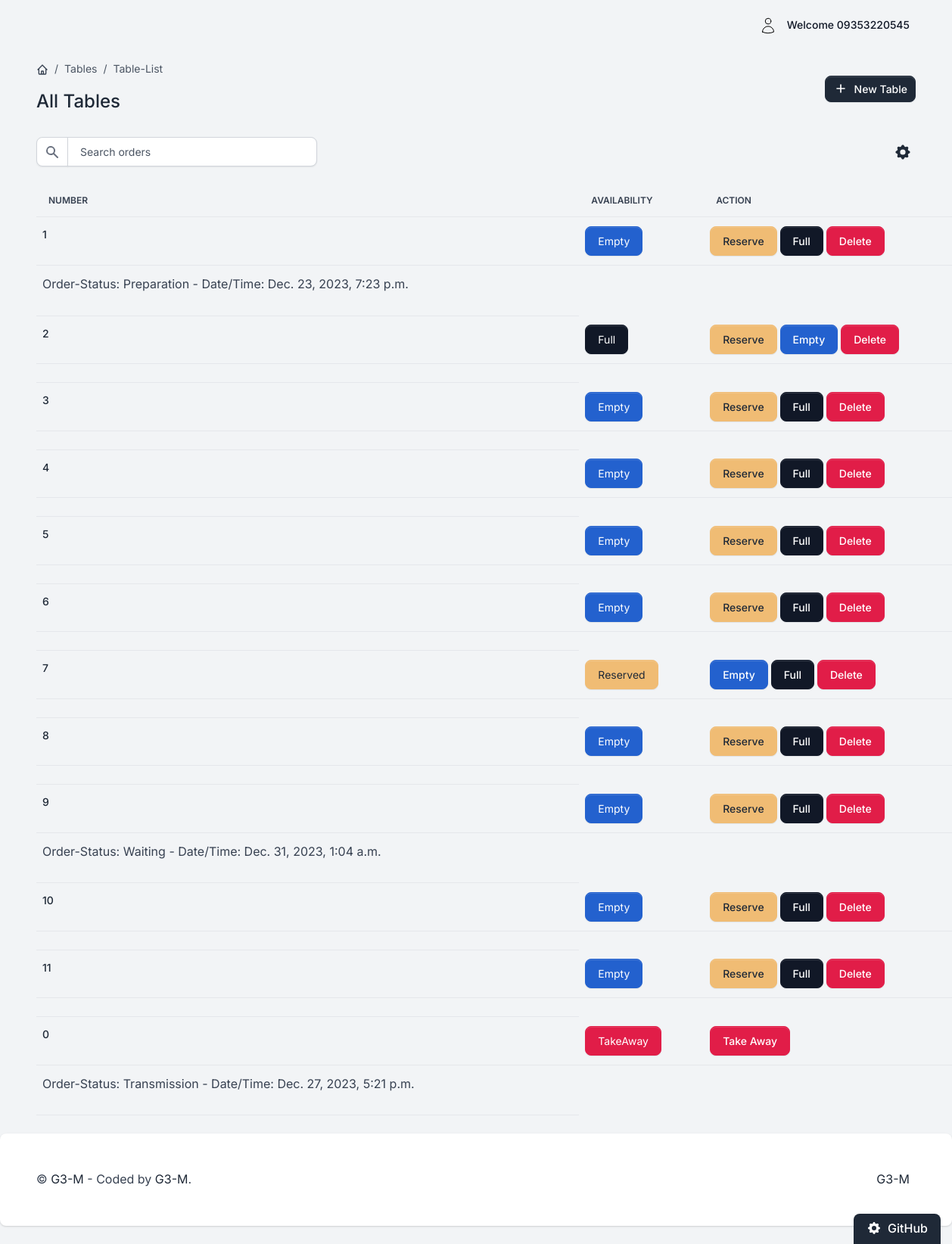
The page /tables/list-table (signed in) on the database its author committed.
### users/models.py (models this page shows)
class User(AbstractBaseUser, PermissionsMixin):
    phone_number = models.CharField(max_length=11, unique=True, validators=[
        RegexValidator(
            regex=r'^09\d{9}$',
            message='Phone number must start with "09" and have 11 digits.',
            code='invalid_phone_number'
        )])
    email = models.EmailField(unique=True)
    password = models.CharField(max_length=128)
    is_active = models.BooleanField(default=True)
    is_staff = models.BooleanField(default=False)
    last_login = models.DateTimeField(auto_now_add=True, verbose_name='last')
    objects = UserManager()
    USERNAME_FIELD = 'phone_number'
    REQUIRED_FIELDS = ['email']
    """django.core.management.base.SystemCheckError: SystemCheckError: System check identified some issues: ERRORS:
    auth.User.groups: (fields.E304) Reverse accessor 'Group.user_set' for 'auth.User.groups' clashes with reverse
    accessor for 'users.User.groups'. HINT: Add or change a related_name argument to the definition for
    'auth.User.groups' or 'users.User.groups'. auth.User.user_permissions: (fields.E304) Reverse accessor
    'Permission.user_set' for 'auth.User.user_permissions' clashes with reverse accessor for
    'users.User.user_permissions'. HINT: Add or change a related_name argument to the definition for
    'auth.User.user_permissions' or 'users.User.user_permissions'. users.User.groups: (fields.E304)
    Reverse accessor 'Group.user_set' for 'users.User.groups' clashes with reverse accessor for
    'auth.User.groups'. HINT: Add or change a related_name argument to the definition for 'users.User.groups'
    or 'auth.User.groups'. users.User.user_permissions: (fields.E304) Reverse accessor 'Permission.user_set'
    for 'users.User.user_permissions' clashes with reverse accessor for 'auth.User.user_permissions'. HINT: Add
    or change a related_name argument to the definition for 'users.User.user_permissions' or
    'auth.User.user_permissions'.


####### for this bug we should make these groups and permissions attr and make custom related_name:
    """

### tables/models.py (models this page shows, shortened)
class Table(BaseModel):
    status_fields = [("R", "Reserved"), ("E", "Empty"), ("F", "Full"), ("T", "TakeAway")]
    number = models.PositiveIntegerField()
    status = models.CharField(max_length=1, choices=status_fields, default='E')

### order/models.py (models this page shows, shortened)
class Order(BaseModel):
    status_fields = [("W", "Waiting"),
                     ("C", "Canceled"),
                     ("P", "Preparation"),
                     ("T", "Transmission"),
                     ("F", "Finished")]
    customer_phone = models.CharField(max_length=100, blank=True, null=True)
    id = models.UUIDField(primary_key=True, default=uuid.uuid4)
    status = models.CharField(max_length=1, choices=status_fields, default='W')
    table = models.ForeignKey(Table, on_delete=models.SET_NULL, null=True, related_name='orders')
    class Meta:
        ordering = ['-created_at']
        indexes = [
            models.Index(fields=['-created_at']),
        ]

### tables/views.py (the view)
# urls.py: path('list-table', views.ListTableView.as_view(), name='list-table'),
class ListTableView(StaffSuperuserRequiredMixin, ListView):
    model = Table
    template_name = 'Reservation_ListTableTemplate.html'
    context_object_name = 'table'
    def get_context_data(self, *, object_list=None, **kwargs):
        context = super().get_context_data(**kwargs)
        context['table_orders'] = {}
        for table_instance in context['table']:
            try:
                order = Order.objects.filter(table=table_instance, status__in=["W", "P", "T"])
                context['table_orders'][table_instance.id] = order
            except Order.DoesNotExist:
                pass
        return context

### core/models.py (called while the page is built)
    def get_queryset(self):
        return super().get_queryset().filter(deleted_at__isnull=True)

### utils.py (called while the page is built)
    def test_func(self):
        return self.request.user.is_staff or self.request.user.is_superuser

### templates/Reservation_ListTableTemplate.html (shortened to what this page needs)
{% extends "base.html" %}
{% block content %}
    <div class="d-flex justify-content-between flex-wrap flex-md-nowrap align-items-center py-4 mx-5">
        <div class="d-block mb-4 mb-md-0">
            <nav aria-label="breadcrumb" class="d-none d-md-inline-block">
                <ol class="breadcrumb breadcrumb-dark breadcrumb-transparent">
                    <li class="breadcrumb-item">
                        <a href="{% url 'core:home' %}">
                        </a>
                    </li>
                    <li class="breadcrumb-item active" aria-current="page">Tables</li>
                    <li class="breadcrumb-item active" aria-current="page">Table-List</li>
                </ol>
            </nav>
            <h2 class="h4">All Tables</h2>
        </div>
        <div class="btn-toolbar mb-2 mb-md-0">
            <a href="{% url 'tables:create-table' %}" class="btn btn-sm btn-gray-800 d-inline-flex align-items-center">
                <svg class="icon icon-xs me-2" fill="none" stroke="currentColor" viewBox="0 0 24 24"
                     xmlns="http://www.w3.org/2000/svg">
                    <path stroke-linecap="round" stroke-linejoin="round" stroke-width="2"
                          d="M12 6v6m0 0v6m0-6h6m-6 0H6"></path>
                </svg>
                New Table
            </a>
        </div>
    </div>
    <div class="table-settings mb-4 mx-5">
        <div class="row align-items-center justify-content-between">
            <div class="col col-md-6 col-lg-3 col-xl-4">
                <div class="input-group me-2 me-lg-3 fmxw-400">
                  <span class="input-group-text">
                  </span>
                    <input type="text" class="form-control" placeholder="Search orders">
                </div>
            </div>
            <div class="col-4 col-md-2 col-xl-1 ps-md-0 text-end">
                <div class="dropdown">
                    <button class="btn btn-link text-dark dropdown-toggle dropdown-toggle-split m-0 p-1"
                            data-bs-toggle="dropdown" aria-haspopup="true" aria-expanded="false">
                    </button>
                </div>
            </div>
        </div>
    </div>
    <td class="card card-body border-0 shadow table-wrapper table-responsive mx-5">
    <table class="table table-hover mx-5">
        <thead>
        <tr>
            <th class="border-gray-200">Number</th>
            <th class="border-gray-200">Availability</th>
            <th class="border-gray-200">Action</th>
        </tr>
        </thead>
        <tbody>
        {% for table_instance in table %}
            <tr>
                <td>
                    <a href="#" class="fw-bold">
                        {{ table_instance.number }}
                    </a>
                </td>
                <td>
                    {% if table_instance.status == 'R' %}
                        <span class="fw-normal btn btn-secondary">{{ table_instance.get_status_display }}</span>
                    {% elif table_instance.status == 'E' %}
                        <span class="fw-normal btn btn-info">{{ table_instance.get_status_display }}</span>
                    {% elif table_instance.status == 'F' %}
                        <span class="fw-normal btn btn-gray-900">{{ table_instance.get_status_display }}</span>
                    {% else %}
                        <span class="fw-normal btn btn-danger">{{ table_instance.get_status_display }}</span>
                    {% endif %}
                </td>
                <td class="flex justify-content-center">
                    <div class="col-4 col-md-2 col-xl-1 ps-md-0 text-end">
                        <div class="">
                            {% if table_instance.status != 'T' %}
                                {% if table_instance.status != 'R' %}
                                    <form action="{% url 'tables:change-table-status' table_instance.pk 'R' %}"
                                          method="post" style="display:inline;">
                                        <button class="btn btn-secondary" type="submit">Reserve</button>
                                    </form>
                                {% endif %}
                                {% if table_instance.status != 'E' %}
                                    <form action="{% url 'tables:change-table-status' table_instance.pk 'E' %}"
                                          method="post" style="display:inline;">
                                        <button class="btn btn-info" type="submit">Empty</button>
                                    </form>
                                {% endif %}
                                {% if table_instance.status != 'F' %}
                                    <form action="{% url 'tables:change-table-status' table_instance.pk 'F' %}"
                                          method="post" style="display:inline;">
                                        <button class="btn btn-gray-900" type="submit">Full</button>
                                    </form>
                                {% endif %}
                                <form action="{% url 'tables:delete-table' table_instance.pk %}" method="post"
                                      style="display:inline;">
                                    <button class="btn btn-danger" type="submit">Delete</button>
                                </form>
                            {% else %}
                                <button class="btn btn-danger" type="submit">Take Away</button>
                            {% endif %}
                        </div>
                    </div>
                </td>
            </tr>
            <tr>
                <td class="flex justify-content-center">
                    <div class="flex col-4 col-md-2 col-xl-1 ps-md-0 text-end">
                        {% for table_id , order in table_orders.items %}
                            {% if table_id == table_instance.id %}
                                {% for orders in order %}
                                    <p>Order-Status: {{ orders.get_status_display }}
                                        - Date/Time: {{ orders.created_at }}</p>
                                {% endfor %}
                            {% endif %}
                        {% endfor %}
                    </div>
            </tr>
        {% endfor %}
        </tbody>
    </table>
{% endblock content %}

### templates/base.html (shortened to what this page needs)
{% load static %}
<!DOCTYPE html>
<html lang="en">
<head>
    <link type="text/css" href="/static/assets/vendor/sweetalert2/dist/sweetalert2.min.css" rel="stylesheet">
    <link type="text/css" href="/static/assets/vendor/notyf/notyf.min.css" rel="stylesheet">
    <link type="text/css" href="/static/assets/css/volt.css" rel="stylesheet">
</head>
<body>
{% if user.is_authenticated %}
    <nav class="navbar navbar-top navbar-expand navbar-dashboard navbar-dark ps-0 pe-2 pb-0">
        <div class="container-fluid px-0 mx-5">
            <div class="d-flex justify-content-between w-100" id="navbarSupportedContent">
                <ul class="navbar-nav align-items-center">
                    <li class="nav-item dropdown ms-lg-3">
                        <a class="nav-link dropdown-toggle pt-1 px-0" href="#" role="button" data-bs-toggle="dropdown"
                           aria-expanded="false">
                            <div class="media d-flex align-items-center">
                                <div class="media-body ms-2 text-dark align-items-center d-none d-lg-block">
                                    <span class="mb-0 font-small fw-bold text-gray-900">
                              Welcome <strong>{{ request.user.phone_number }}</strong>
                            </span>
                                </div>
                            </div>
                        </a>
                    </li>
                </ul>
            </div>
        </div>
    </nav>
{% endif %}
{% block content %}{% endblock content %}
<footer class="bg-white rounded shadow p-5 mb-4 mt-4">
    <div class="row">
        <div class="col-12 col-md-4 col-xl-6 mb-4 mb-md-0">
            <p class="mb-0 text-center text-lg-start">
                &copy; <a class="text-primary fw-normal" href="https://themesberg.com" target="_blank">G3-M</a>
                - Coded by <a href="https://appseed.us" target="_blank">G3-M</a>.
            </p>
        </div>
        <div class="col-12 col-md-8 col-xl-6 text-center text-lg-start">
            <ul class="list-inline list-group-flush list-group-borderless text-md-end mb-0">
                <li class="list-inline-item px-0 px-sm-2">
                    <a target="_blank"
                       href="">G3-M</a>
                </li>
            </ul>
        </div>
    </div>
</footer>
<div class="card theme-settings bg-gray-800 theme-settings-expand" id="theme-settings-expand">
    <div class="card-body bg-gray-800 text-white rounded-top p-3 py-2">
            <span class="fw-bold d-inline-flex align-items-center h6">
                GitHub
            </span>
    </div>
</div>
</body>
</html>

### rows shown on the page
User: user.phone_number "09353220545"
Table: number "1", status "Empty", shows "Reserve", shows "Full", shows "Delete"
Order: status "Preparation", created_at "Dec. 23, 2023, 7:23 p.m."
Table: number "2", status "Full", shows "Reserve", shows "Empty", shows "Delete"
Table: number "3", status "Empty", shows "Reserve", shows "Full", shows "Delete"
Table: number "4", status "Empty", shows "Reserve", shows "Full", shows "Delete"
Table: number "5", status "Empty", shows "Reserve", shows "Full", shows "Delete"
Table: number "6", status "Empty", shows "Reserve", shows "Full", shows "Delete"
Table: number "7", status "Reserved", shows "Empty", shows "Full", shows "Delete"
Table: number "8", status "Empty", shows "Reserve", shows "Full", shows "Delete"
Table: number "9", status "Empty", shows "Reserve", shows "Full", shows "Delete"
Order: status "Waiting", created_at "Dec. 31, 2023, 1:04 a.m."
Table: number "10", status "Empty", shows "Reserve", shows "Full", shows "Delete"
Table: number "11", status "Empty", shows "Reserve", shows "Full", shows "Delete"
Table: number "0", status "TakeAway", shows "Take Away"
Order: status "Transmission", created_at "Dec. 27, 2023, 5:21 p.m."
